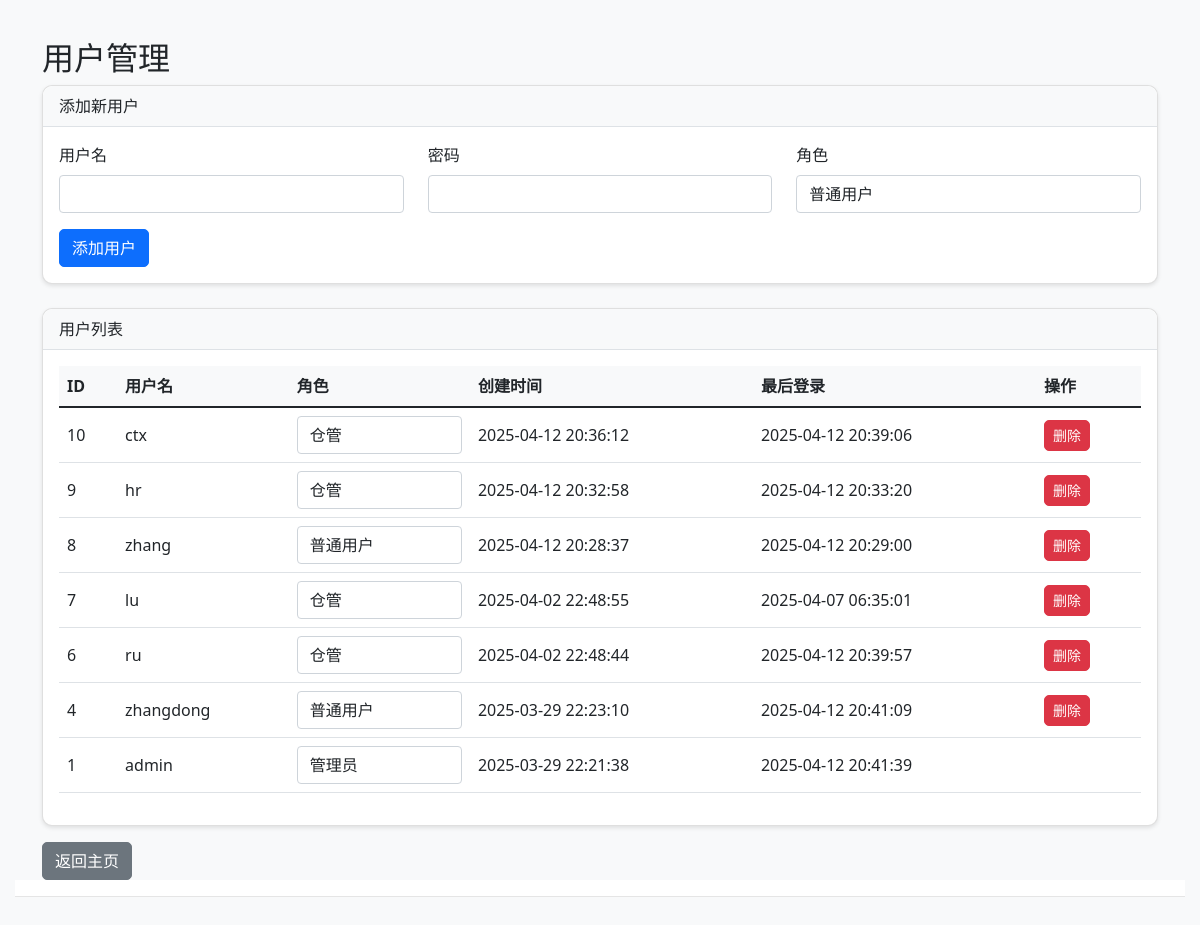
The page /manage_users.php (signed in) on the database its author committed.
### tables this page shows
CREATE TABLE `users` (
  `id` int(11) NOT NULL AUTO_INCREMENT,
  `username` varchar(50) NOT NULL,
  `password` varchar(255) NOT NULL,
  `role` varchar(20) NOT NULL DEFAULT 'user',
  `last_login` timestamp NULL DEFAULT NULL,
  `created_at` timestamp NOT NULL DEFAULT CURRENT_TIMESTAMP,
  PRIMARY KEY (`id`),
  UNIQUE KEY `username` (`username`)
);

### manage_users.php (the view, shortened to what this page needs)
<?php
require_once 'config.php';
try {
    $stmt = $pdo->query("SELECT * FROM users ORDER BY created_at DESC");
    $users = $stmt->fetchAll();
} catch(PDOException $e) {
    $error = "获取用户列表失败：" . $e->getMessage();
}
?>
<!DOCTYPE html>
<html>
<head>
    <link href="https://cdn.bootcdn.net/ajax/libs/twitter-bootstrap/5.1.3/css/bootstrap.min.css" rel="stylesheet">
</head>
<body>
    <div class="container mt-4">
        <h2>用户管理</h2>
        <div class="card mb-4">
            <div class="card-header">
                添加新用户
            </div>
            <div class="card-body">
                <form method="POST">
                    <div class="row">
                        <div class="col-md-4">
                            <div class="mb-3">
                                <label for="username" class="form-label">用户名</label>
                                <input type="text" class="form-control" id="username" name="username" required>
                            </div>
                        </div>
                        <div class="col-md-4">
                            <div class="mb-3">
                                <label for="password" class="form-label">密码</label>
                                <input type="password" class="form-control" id="password" name="password" required>
                            </div>
                        </div>
                        <div class="col-md-4">
                            <div class="mb-3">
                                <label for="role" class="form-label">角色</label>
                                <select name="role" class="form-control" required>
                                    <option value="<?php echo ROLE_USER; ?>">普通用户</option>
                                </select>
                            </div>
                        </div>
                    </div>
                    <button type="submit" class="btn btn-primary">添加用户</button>
                </form>
            </div>
        </div>
        <div class="card">
            <div class="card-header">
                用户列表
            </div>
            <div class="card-body">
                <table class="table">
                    <thead>
                        <tr>
                            <th>ID</th>
                            <th>用户名</th>
                            <th>角色</th>
                            <th>创建时间</th>
                            <th>最后登录</th>
                            <th>操作</th>
                        </tr>
                    </thead>
                    <tbody>
                        <?php foreach ($users as $user): ?>
                            <tr>
                                <td><?php echo $user['id']; ?></td>
                                <td><?php echo htmlspecialchars($user['username']); ?></td>
                                <td>
                                    <select name="role" class="form-control" required>
                                        <option value="<?php echo ROLE_USER; ?>" <?php echo $user['role'] === ROLE_USER ? 'selected' : ''; ?>>普通用户</option>
                                        <option value="<?php echo ROLE_STORAGE; ?>" <?php echo $user['role'] === ROLE_STORAGE ? 'selected' : ''; ?>>仓管</option>
                                        <option value="<?php echo ROLE_ADMIN; ?>" <?php echo $user['role'] === ROLE_ADMIN ? 'selected' : ''; ?>>管理员</option>
                                    </select>
                                </td>
                                <td><?php echo $user['created_at']; ?></td>
                                <td><?php echo $user['last_login'] ?? '从未登录'; ?></td>
                                <td>
                                    <?php if ($user['id'] != $_SESSION['user_id']): ?>
                                        <form method="POST" style="display: inline;">
                                            <button type="submit" class="btn btn-danger btn-sm" onclick="return confirm('确定要删除此用户吗？')">删除</button>
                                        </form>
                                    <?php endif; ?>
                                </td>
                            </tr>
                        <?php endforeach; ?>
                    </tbody>
                </table>
            </div>
        </div>
        <div class="mt-3">
            <a href="index.php" class="btn btn-secondary">返回主页</a>
        </div>
    </div>
    <nav class="navbar navbar-expand-lg navbar-light mb-4">
    </nav>
</body>
</html>

### manage_users.php (style rules this page uses)
body { padding: 15px; background-color: #f8f9fa; }
.card { margin-bottom: 15px; border-radius: 10px; box-shadow: 0 2px 4px rgba(0,0,0,0.1); }
.card-header { background-color: #f8f9fa; border-bottom: 1px solid #dee2e6; border-radius: 10px 10px 0 0 !important; }
.btn { border-radius: 5px; }
.table th { background-color: #f8f9fa; }
.table td { vertical-align: middle; }
.navbar { background-color: rgba(255, 255, 255, 0.9) !important; backdrop-filter: blur(10px); -webkit-backdrop-filter: blur(10px); border-bottom: 1px solid rgba(0, 0, 0, 0.1); transition: all 0.3s ease; }

### rows shown on the page
users: id "10", username "ctx", role "仓管", created_at "2025-04-12 20:36:12", last_login "2025-04-12 20:39:06"
users: id "9", username "hr", role "仓管", created_at "2025-04-12 20:32:58", last_login "2025-04-12 20:33:20"
users: id "8", username "zhang", role "普通用户", created_at "2025-04-12 20:28:37", last_login "2025-04-12 20:29:00"
users: id "7", username "lu", role "仓管", created_at "2025-04-02 22:48:55", last_login "2025-04-07 06:35:01"
users: id "6", username "ru", role "仓管", created_at "2025-04-02 22:48:44", last_login "2025-04-12 20:39:57"
users: id "4", username "zhangdong", role "普通用户", created_at "2025-03-29 22:23:10", last_login "2025-04-12 20:41:09"
users: id "1", username "admin", role "管理员", created_at "2025-03-29 22:21:38", last_login "2025-04-12 20:41:39"
